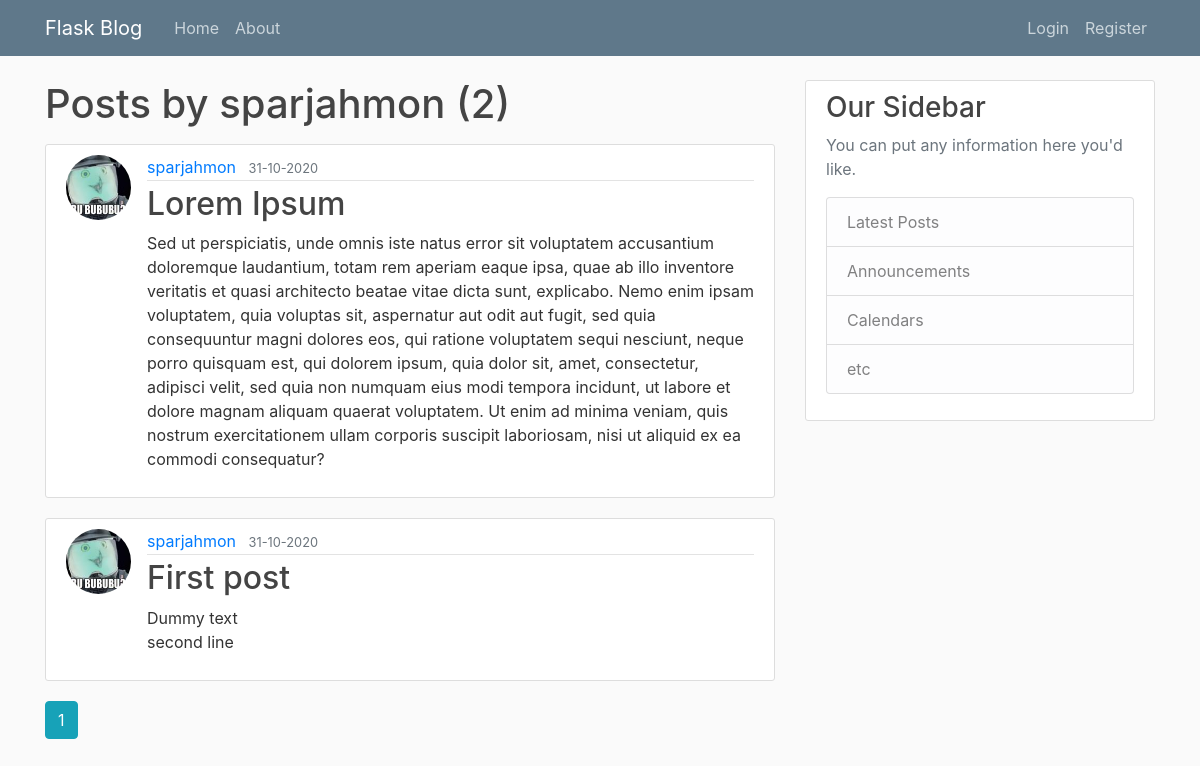
Page /user/sparjahmon on the earlier database version.
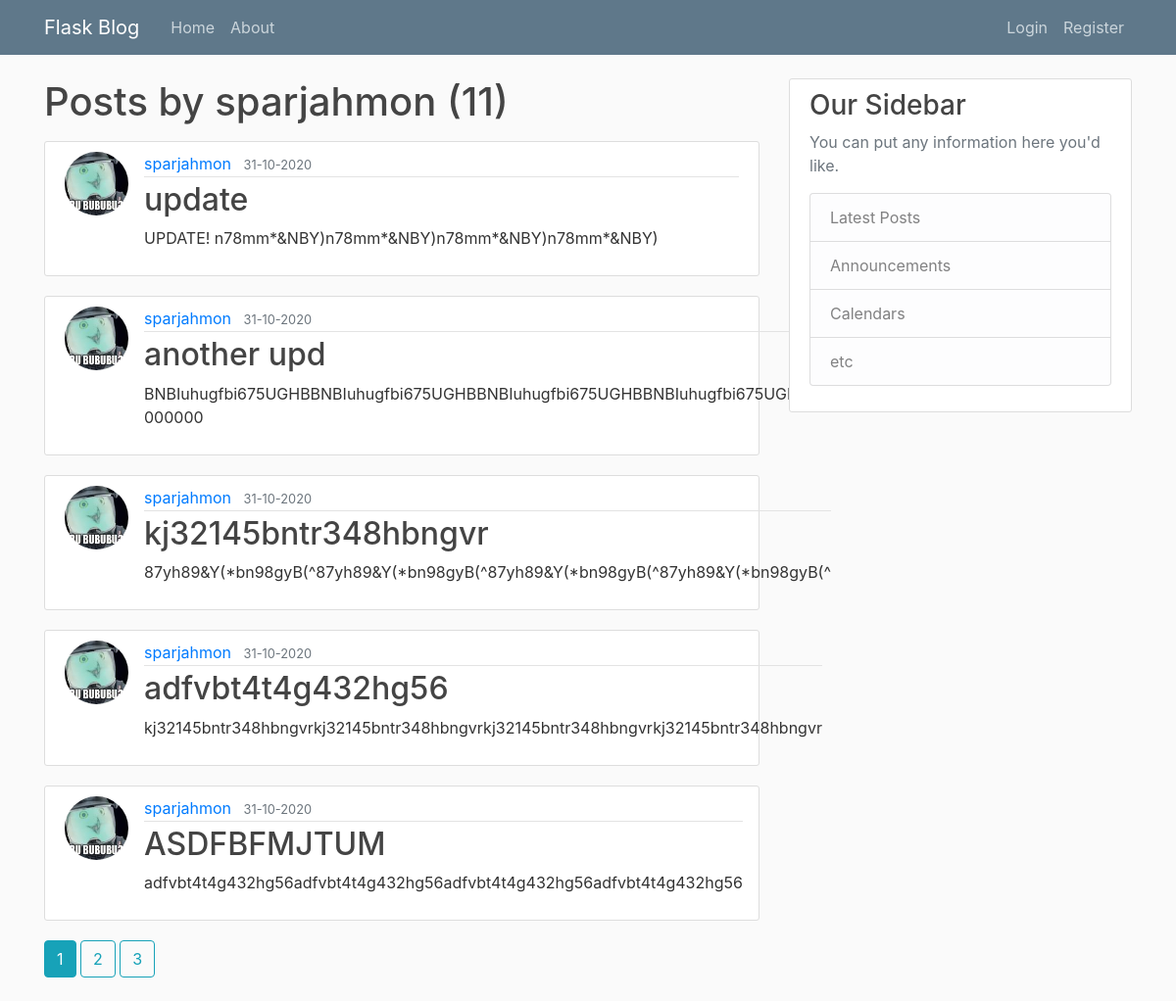
Same page on the later database version.
### app/models.py (models this page shows, shortened)
class User(db.Model, UserMixin):
    id = db.Column(db.Integer, primary_key=True)
    username = db.Column(db.String(20), unique=True, nullable=False)
    email = db.Column(db.String(120), unique=True, nullable=False)
    image_file = db.Column(db.String(20), nullable=False, default='default.jpeg')
    password = db.Column(db.String(60), nullable=False)
    posts = db.relationship('Post', backref='author', lazy=True)

class Post(db.Model):
    id = db.Column(db.Integer, primary_key=True)
    title = db.Column(db.String(100), nullable=False)
    date_posted = db.Column(db.DateTime, nullable=False, default=datetime.utcnow)
    content = db.Column(db.Text, nullable=False)
    user_id = db.Column(db.Integer, db.ForeignKey('user.id'), nullable=False)

### app/users/routes.py (the view)
@users.route('/user/<string:username>')
def user_posts(username):
    page = request.args.get('page', 1, type=int)
    user = User.query.filter_by(username=username).first_or_404()
    posts = Post.query.filter_by(author=user).order_by(Post.date_posted.desc()).paginate(page=page, per_page=5)
    return render_template('user_posts.html', posts=posts, user=user)

### app/templates/user_posts.html
{% extends 'layout.html' %}
{% block content %}
  <h1 class="mb-3">Posts by {{ user.username }} ({{ posts.total }})</h1>
  {% for post in posts.items %}
    <article class="media content-section">
      <img class="rounded-circle article-img"
           src="{{ url_for('static', filename='profile_pics/' + post.author.image_file) }}">
      <div class="media-body">
        <div class="article-metadata">
          <a class="mr-2"
             href="{{ url_for('users.user_posts', username=post.author.username) }}">{{ post.author.username }}</a>
          <small class="text-muted">{{ post.date_posted.strftime("%e-%m-%Y") }}</small>
        </div>
        <h2><a class="article-title" href="{{ url_for('posts.post', post_id=post.id) }}">{{ post.title }}</a></h2>
        <p class="article-content">{{ post.content }}</p>
      </div>
    </article>
  {% endfor %}
  {% for page_num in posts.iter_pages(left_edge=1, right_edge=1, left_current=1, right_current=2) %}
    {% if page_num %}
      {% if posts.page == page_num %}
        <a class="btn btn-info mb-4"
           href="{{ url_for('users.user_posts', username=user.username, page=page_num) }}">{{ page_num }}</a>
      {% else %}
        <a class="btn btn-outline-info mb-4"
           href="{{ url_for('users.user_posts', username=user.username, page=page_num) }}">{{ page_num }}</a>
      {% endif %}
    {% else %}
      ...
    {% endif %}
  {% endfor %}
{% endblock content %}

### app/templates/layout.html (shortened to what this page needs)
<!DOCTYPE html>
<html lang="en">
<head>
  <link rel="stylesheet" href="https://stackpath.bootstrapcdn.com/bootstrap/4.3.1/css/bootstrap.min.css"
>
  <link rel="stylesheet" type="text/css" href="{{ url_for('static', filename='main.css') }}">
</head>
<body>
<header class="site-header">
  <nav class="navbar navbar-expand-md navbar-dark bg-steel fixed-top">
    <div class="container">
      <a class="navbar-brand mr-4" href="/">Flask Blog</a>
      <div class="collapse navbar-collapse" id="navbarToggle">
        <div class="navbar-nav mr-auto">
          <a class="nav-item nav-link" href="{{ url_for('main.home') }}">Home</a>
          <a class="nav-item nav-link" href="{{ url_for('main.about') }}">About</a>
        </div>
        <div class="navbar-nav">
          {% if current_user.is_authenticated %}
            <a class="nav-item nav-link" href="{{ url_for('posts.new_post') }}">New Post</a>
            <a class="nav-item nav-link" href="{{ url_for('users.account') }}">Account</a>
            <a class="nav-item nav-link" href="{{ url_for('users.logout') }}">Logout</a>
          {% else %}
            <a class="nav-item nav-link" href="{{ url_for('users.login') }}">Login</a>
            <a class="nav-item nav-link" href="{{ url_for('users.register') }}">Register</a>
          {% endif %}
        </div>
      </div>
    </div>
  </nav>
</header>
<main role="main" class="container">
  <div class="row">
    <div class="col-md-8">
      {% block content %}{% endblock %}
    </div>
    <div class="col-md-4">
      <div class="content-section">
        <h3>Our Sidebar</h3>
        <p class='text-muted'>You can put any information here you'd like.
        <ul class="list-group">
          <li class="list-group-item list-group-item-light">Latest Posts</li>
          <li class="list-group-item list-group-item-light">Announcements</li>
          <li class="list-group-item list-group-item-light">Calendars</li>
          <li class="list-group-item list-group-item-light">etc</li>
        </ul>
        </p>
      </div>
    </div>
  </div>
</main>
</body>
</html>

### app/static/main.css (style rules this page uses)
body { background: #fafafa; color: #333333; margin-top: 5rem; }
h1, h2, h3, h4, h5, h6 { color: #444444; }
.bg-steel { background-color: #5f788a; }
.site-header .navbar-nav .nav-link { color: #cbd5db; }
.content-section { background: #ffffff; padding: 10px 20px; border: 1px solid #dddddd; border-radius: 3px; margin-bottom: 20px; }
.article-title { color: #444444; }
.article-content { white-space: pre-line; }
.article-img { height: 65px; width: 65px; margin-right: 16px; }
.article-metadata { padding-bottom: 1px; margin-bottom: 4px; border-bottom: 1px solid #e3e3e3 }

Differences in the rows shown:
no longer on this page (row unchanged): Post: image_file (picture), author.username "sparjahmon", date_posted "31-10-2020", title "Lorem Ipsum", content "Sed ut perspiciatis, unde omnis iste natus error sit voluptatem accusantium doloremque laudantium, totam rem aperiam eaque ipsa, quae ab illo inventore veritatis et quasi architecto beatae vitae dicta sunt, explicabo. Nemo enim ipsam voluptatem, quia voluptas sit, aspernatur aut odit aut fugit, sed quia consequuntur magni dolores eos, qui ratione voluptatem sequi nesciunt, neque porro quisquam est, qui dolorem ipsum, quia dolor sit, amet, consectetur, adipisci velit, sed quia non numquam eius modi tempora incidunt, ut labore et dolore magnam aliquam quaerat voluptatem. Ut enim ad minima veniam, quis nostrum exercitationem ullam corporis suscipit laboriosam, nisi ut aliquid ex ea commodi…"
no longer on this page (row edited): Post: image_file (picture), author.username "sparjahmon", date_posted "31-10-2020", title "First post", content "Dummy text second line"
added Post: image_file (picture), author.username "sparjahmon", date_posted "31-10-2020", title "update", content "UPDATE! n78mm*&NBY)n78mm*&NBY)n78mm*&NBY)n78mm*&NBY)"
added Post: image_file (picture), author.username "sparjahmon", date_posted "31-10-2020", title "another upd", content "BNBIuhugfbi675UGHBBNBIuhugfbi675UGHBBNBIuhugfbi675UGHBBNBIuhugfbi675UGHB 000000"
added Post: image_file (picture), author.username "sparjahmon", date_posted "31-10-2020", title "kj32145bntr348hbngvr", content "87yh89&Y(*bn98gyB(^87yh89&Y(*bn98gyB(^87yh89&Y(*bn98gyB(^87yh89&Y(*bn98gyB(^"
added Post: image_file (picture), author.username "sparjahmon", date_posted "31-10-2020", title "adfvbt4t4g432hg56", content "kj32145bntr348hbngvrkj32145bntr348hbngvrkj32145bntr348hbngvrkj32145bntr348hbngvr"
added Post: image_file (picture), author.username "sparjahmon", date_posted "31-10-2020", title "ASDFBFMJTUM", content "adfvbt4t4g432hg56adfvbt4t4g432hg56adfvbt4t4g432hg56adfvbt4t4g432hg56"
Other differences:
{{ posts.total }}: "2" → "11"
new list line: "2"
new list line: "3"
